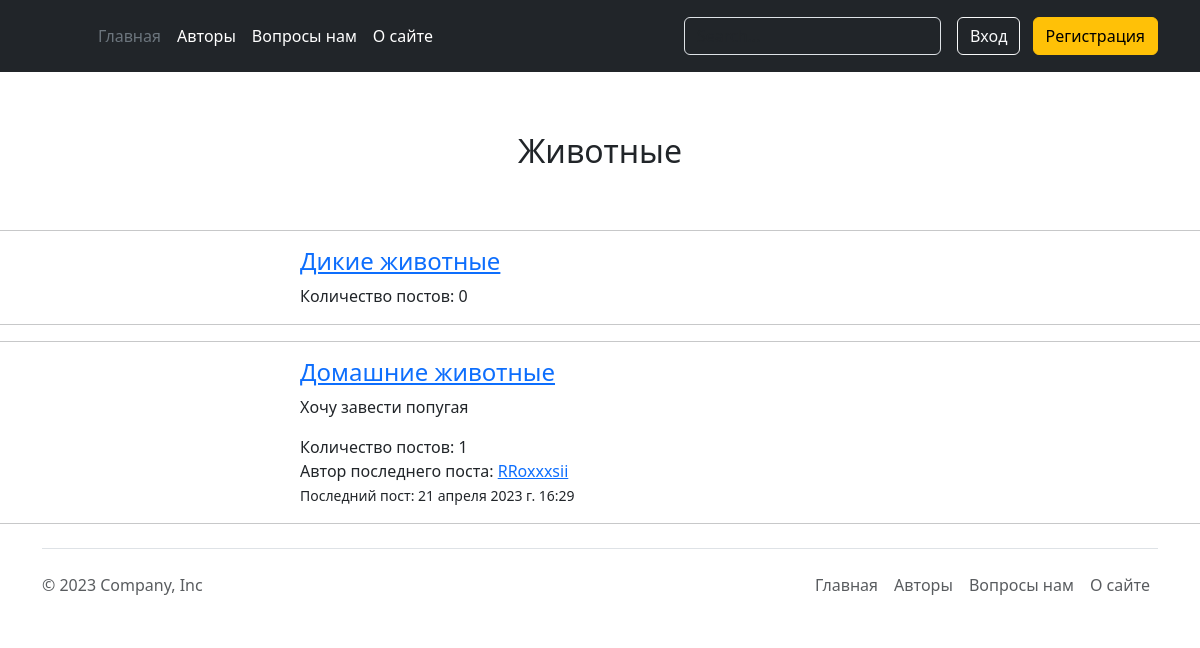
/category/zhivotnye/, run on the app's committed database.
### main/models.py (models this page shows, shortened)
class BlogCategory(models.Model):
    category_name = models.CharField(max_length=255, unique=True)
    slug = models.SlugField(max_length=255, unique=True)
    category_photo = models.ImageField(blank=True)
    class Meta:
        verbose_name = _('Категория')
        verbose_name_plural = _('Категории')
        ordering = ('category_name', )
    def __str__(self):
        return self.category_name

class SubCategory(models.Model):
    category = models.ForeignKey(BlogCategory, on_delete=models.CASCADE)
    sub_category_name = models.CharField(max_length=255)
    slug = models.SlugField(max_length=255)
    def __str__(self):
        return self.sub_category_name
    class Meta:
        verbose_name = _('Подкатегория')
        verbose_name_plural = _('Подкатегории')
        ordering = ('-sub_category_name', )
    def get_absolute_url(self):
        return reverse("main:subcategory_post",  args=[self.slug])

### main/views.py (the view)
# urls.py: path('category/<slug:slug>/', views.category_detail, name='category'),
def category_detail(request, slug):
    category = get_object_or_404(BlogCategory, slug=slug)  # Category
    last_post = Post.objects.filter(category=OuterRef('pk')).order_by('-created_at')
    subcategories = SubCategory.objects.filter(category=category.id).annotate(last_post=Max('post__created_at'),
                                                                              num_posts=Count(
                                                                                  'post__author__user_name'),
                                                                              post_text=Subquery(
                                                                                  last_post.values('title')[:1]),
                                                                              post_author=Subquery(
                                                                                  last_post.values('author__user_name')[
                                                                                  :1])
                                                                              ).select_related('category')
    context = {'category': category, 'subcategories': subcategories, 'title': category}
    return render(request, 'main/category.html', context=context)

### main/templates/main/category.html (shortened to what this page needs)
{% extends 'main/base.html' %}
{% load static %}
{% block content %}
<link rel="stylesheet" href="{% static 'main/css/subcat_styles.css' %}">
<h2 class="category_headline">{{ category.category_name }}</h2>
{% for subcategory in subcategories %}
<hr>
<div class="subforum-section">
    <div class="subforum-description subforum-column">
        <h4><a href="{{ subcategory.get_absolute_url }}">{{ subcategory }}</a></h4>
        {% if subcategory.post_text %}
        <p>{{ subcategory.post_text }}</p>
        {% endif %}
    </div>
    <div class="subforum-stats subforum-column center">
        <span>Количество постов: {{ subcategory.num_posts }}</span>
    </div>
    <div class="subforum-info subforum-column">
        {% if subcategory.last_post %}
        Автор последнего поста: <a href="">{{ subcategory.post_author }}</a>
        <br>
        <small>Последний пост: {{ subcategory.last_post }}</small>
        {% endif %}
    </div>
</div>
<hr>
{% endfor %}
{% endblock %}

### main/static/main/css/subcat_styles.css (style rules this page uses)
.category_headline { align-items: center; display: flex; justify-content: center; margin-top: 5%; margin-bottom: 5%; }
.subforum-section { margin: auto; width: 50%; }

### data on the page
BlogCategory: category_name "Животные"
SubCategory: sub_category_name "Дикие животные", num_posts "0"
SubCategory: sub_category_name "Домашние животные", post_text "Хочу завести попугая", num_posts "1", post_author "RRoxxxsii", last_post "21 апреля 2023 г. 16:29"
